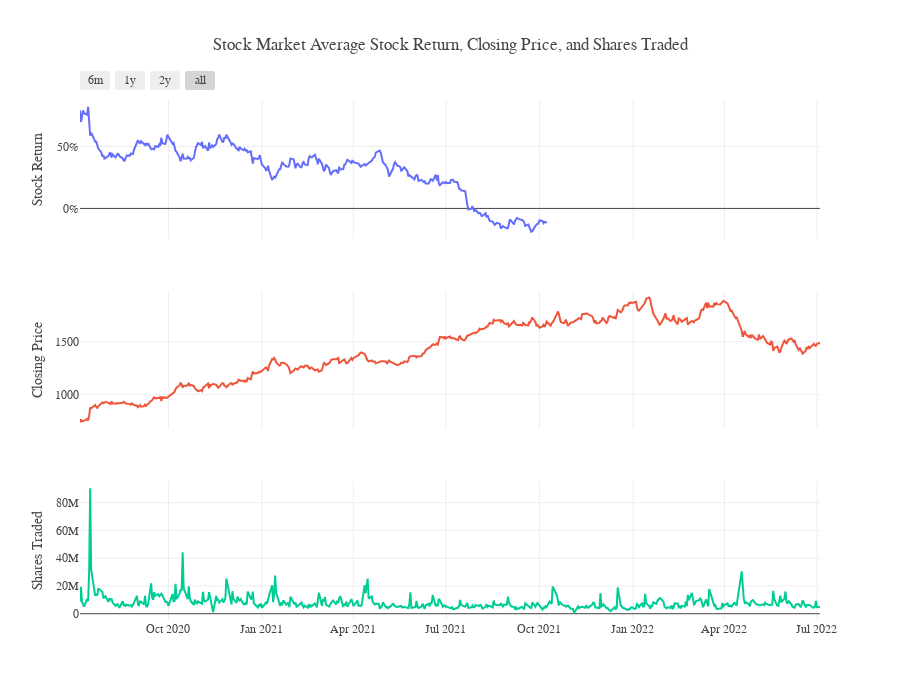

Notebook code cell kept with this figure:
### Code cell
train_date=train.Date.unique()
returns=train.groupby('Date')['Target'].mean().mul(100).rename('Average Return')
close_avg=train.groupby('Date')['Close'].mean().rename('Closing Price')
vol_avg=train.groupby('Date')['Volume'].mean().rename('Volume')

fig = make_subplots(rows=3, cols=1, 
                    shared_xaxes=True)
for i, j in enumerate([returns, close_avg, vol_avg]):
    fig.add_trace(go.Scatter(x=train_date, y=j, mode='lines',
                             name=j.name, marker_color=colors[i]), row=i+1, col=1)
fig.update_xaxes(rangeslider_visible=False,
                 rangeselector=dict(
                     buttons=list([
                         dict(count=6, label="6m", step="month", stepmode="backward"),
                         dict(count=1, label="1y", step="year", stepmode="backward"),
                         dict(count=2, label="2y", step="year", stepmode="backward"),
                         dict(step="all")])),
                 row=1,col=1)
fig.update_layout(template=temp,title='Stock Market Average Stock Return, Closing Price, and Shares Traded', 
                  hovermode='x unified', height=700, 
                  yaxis1=dict(title='Stock Return', ticksuffix='%'), 
                  yaxis2_title='Closing Price', yaxis3_title='Shares Traded',
                  showlegend=False)
fig.show()

### Figure 1 — Plotly figure (JSON) as saved in the notebook; plotly's stock layout.template omitted (floating-point values rounded to 4 significant figures; data arrays with more than 128 entries replaced by an {"elided": "..."} marker saying what was removed)
{"data": [{"marker": {"color": "#636EFA"}, "mode": "lines", "name": "Average Return", "type": "scatter", "x": {"elided": "499 str values"}, "xaxis": "x", "y": {"elided": "499 float values"}, "yaxis": "y"}, {"marker": {"color": "#EF553B"}, "mode": "lines", "name": "Closing Price", "type": "scatter", "x": {"elided": "499 str values"}, "xaxis": "x2", "y": {"elided": "499 float values"}, "yaxis": "y2"}, {"marker": {"color": "#00CC96"}, "mode": "lines", "name": "Volume", "type": "scatter", "x": {"elided": "499 str values"}, "xaxis": "x3", "y": {"elided": "499 int values"}, "yaxis": "y3"}], "layout": {"height": 700, "hovermode": "x unified", "showlegend": false, "title": {"text": "Stock Market Average Stock Return, Closing Price, and Shares Traded"}, "xaxis": {"anchor": "y", "domain": [0, 1], "matches": "x3", "rangeselector": {"buttons": [{"count": 6, "label": "6m", "step": "month", "stepmode": "backward"}, {"count": 1, "label": "1y", "step": "year", "stepmode": "backward"}, {"count": 2, "label": "2y", "step": "year", "stepmode": "backward"}, {"step": "all"}]}, "rangeslider": {"visible": false}, "showticklabels": false}, "xaxis2": {"anchor": "y2", "domain": [0, 1], "matches": "x3", "showticklabels": false}, "xaxis3": {"anchor": "y3", "domain": [0, 1]}, "yaxis": {"anchor": "x", "domain": [0.7333, 1], "ticksuffix": "%", "title": {"text": "Stock Return"}}, "yaxis2": {"anchor": "x2", "domain": [0.3667, 0.6333], "title": {"text": "Closing Price"}}, "yaxis3": {"anchor": "x3", "domain": [0, 0.2667], "title": {"text": "Shares Traded"}}}}
